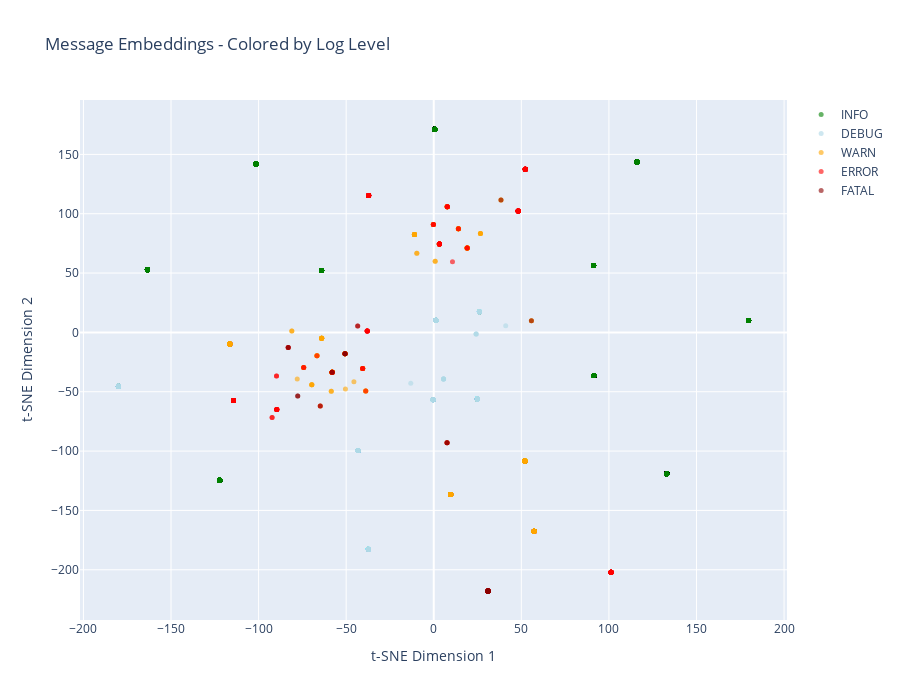

This figure's notebook cell:
### Code cell
fig = go.Figure()

level_colors = {
    'DEBUG': 'lightblue',
    'INFO': 'green',
    'WARN': 'orange',
    'ERROR': 'red',
    'FATAL': 'darkred'
}

for level in sample_df['level'].unique():
    level_data = sample_df[sample_df['level'] == level]
    fig.add_trace(
        go.Scatter(
            x=level_data['x'],
            y=level_data['y'],
            mode='markers',
            name=level,
            marker=dict(
                size=5,
                color=level_colors.get(level, 'gray'),
                opacity=0.6
            ),
            text=level_data['message'].str[:50],
            hovertemplate='%{text}<extra></extra>'
        )
    )

fig.update_layout(
    title='Message Embeddings - Colored by Log Level',
    xaxis_title='t-SNE Dimension 1',
    yaxis_title='t-SNE Dimension 2',
    height=700
)
fig.show()

print("\nInterpretation:")
print("  - Tight clusters = similar message patterns")
print("  - Outliers = unusual/new message patterns")
print("  - ERROR/FATAL in separate regions = distinct error patterns")

### Figure 1 — Plotly figure (JSON) as saved in the notebook; plotly's stock layout.template omitted (floating-point values rounded to 4 significant figures; data arrays with more than 128 entries replaced by an {"elided": "..."} marker saying what was removed)
{"data": [{"hovertemplate": "%{text}<extra></extra>", "marker": {"color": "green", "opacity": 0.6, "size": 5}, "mode": "markers", "name": "INFO", "text": {"elided": "3254 str values"}, "type": "scatter", "x": {"elided": "3254 float values"}, "y": {"elided": "3254 float values"}}, {"hovertemplate": "%{text}<extra></extra>", "marker": {"color": "lightblue", "opacity": 0.6, "size": 5}, "mode": "markers", "name": "DEBUG", "text": {"elided": "970 str values"}, "type": "scatter", "x": {"elided": "970 float values"}, "y": {"elided": "970 float values"}}, {"hovertemplate": "%{text}<extra></extra>", "marker": {"color": "orange", "opacity": 0.6, "size": 5}, "mode": "markers", "name": "WARN", "text": {"elided": "493 str values"}, "type": "scatter", "x": {"elided": "493 float values"}, "y": {"elided": "493 float values"}}, {"hovertemplate": "%{text}<extra></extra>", "marker": {"color": "red", "opacity": 0.6, "size": 5}, "mode": "markers", "name": "ERROR", "text": {"elided": "247 str values"}, "type": "scatter", "x": {"elided": "247 float values"}, "y": {"elided": "247 float values"}}, {"hovertemplate": "%{text}<extra></extra>", "marker": {"color": "darkred", "opacity": 0.6, "size": 5}, "mode": "markers", "name": "FATAL", "text": ["Upstream service auth-service unavailable - cascad", "Unhandled exception in request handler - ValueErro", "Unhandled exception in request handler - TypeError", "Unhandled exception in request handler - KeyError", "Unhandled exception in request handler - ValueErro", "Unhandled exception in request handler - ValueErro", "Upstream service user-service unavailable - cascad", "Memory usage critical: 91% used", "Database cluster unreachable - all nodes down", "Unhandled exception in request handler - KeyError", "Unhandled exception in request handler - TypeError", "Unhandled exception in request handler - KeyError", "Circuit breaker opened for api-gateway - failure t", "Database cluster unreachable - all nodes down", "Unhandled exception in request handler - TypeError", "Unhandled exception in request handler - TypeError", "Unhandled exception in request handler - ValueErro", "Thread pool exhausted - queue size: 37407", "Unhandled exception in request handler - TypeError", "Unhandled exception in request handler - TypeError", "Upstream service auth-service unavailable - cascad", "StackOverflowError in validateUser", "Memory usage critical: 93% used", "Circuit breaker opened for auth-service - failure ", "Unexpected error code E4577 from external API", "Upstream service order-service unavailable - casca", "Unhandled exception in request handler - KeyError", "Unhandled exception in request handler - TypeError", "Unhandled exception in request handler - KeyError", "Thread pool exhausted - queue size: 39636", "Unhandled exception in request handler - KeyError", "Unhandled exception in request handler - TypeError", "Unhandled exception in request handler - KeyError", "Unhandled exception in request handler - TypeError", "Database connection pool exhausted - max connectio", "Circuit breaker opened for notification-service - "], "type": "scatter", "x": [-58.01, 30.97, 30.97, 30.97, 30.97, 30.97, 38.38, -58.01, -83.09, 30.97, 30.97, 30.97, -77.66, -83.09, 30.97, 30.97, 30.97, 7.599, 30.97, 30.97, -50.66, -50.66, -50.66, -50.66, -77.66, -64.8, 30.97, 30.97, 30.97, 7.599, 30.97, 30.97, 30.97, 30.97, 55.75, -43.41], "y": [-33.65, -217.8, -217.8, -217.8, -217.8, -217.8, 111.5, -33.65, -12.75, -217.8, -217.8, -217.8, -53.59, -12.75, -217.8, -217.8, -217.8, -93.05, -217.8, -217.8, -18.06, -18.06, -18.06, -18.06, -53.59, -61.94, -217.8, -217.8, -217.8, -93.05, -217.8, -217.8, -217.8, -217.8, 9.729, 5.403]}], "layout": {"height": 700, "title": {"text": "Message Embeddings - Colored by Log Level"}, "xaxis": {"title": {"text": "t-SNE Dimension 1"}}, "yaxis": {"title": {"text": "t-SNE Dimension 2"}}}}
